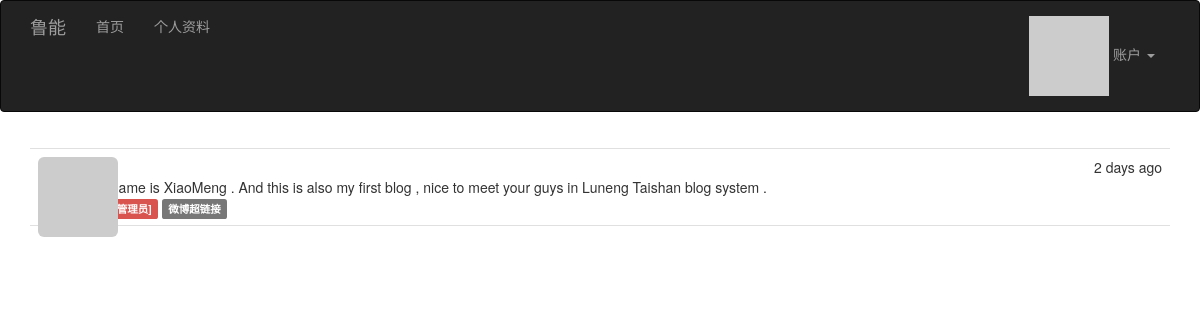
Page /post/3 (signed in) on the earlier database version.
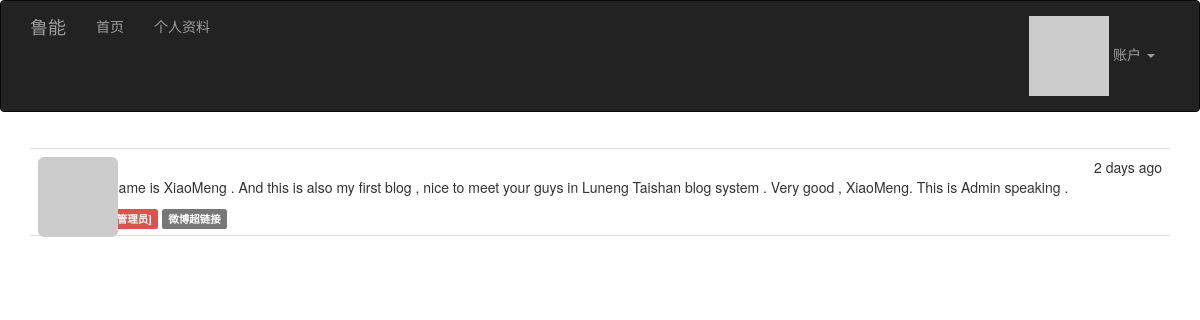
Same page on the later database version.
### app/models.py (models this page shows, shortened)
class Post(db.Model):
    __tablename__ = 'posts'
    id = db.Column(db.Integer, primary_key=True)
    body = db.Column(db.Text)
    timestamp = db.Column(db.DateTime, index=True, default=datetime.utcnow)
    author_id = db.Column(db.Integer, db.ForeignKey('users.id'))
    body_html=db.Column(db.Text)

### app/main/views.py (the view)
@main.route('/post/<int:id>')
def post(id):
    post=Post.query.get_or_404(id)
    return render_template('post.html',posts=[post])

### app/auth/views.py (called while the page is built)
@auth.before_app_request
def before_request():
    if current_user.is_authenticated:
        current_user.ping()

### app/main/__init__.py (called while the page is built)
@main.app_context_processor
def inject_permissions():
    return dict(Permission=Permission)

### app/models.py (called while the page is built)
@login_manager.user_loader
def load_user(user_id):
    return User.query.get(int(user_id))

    def can(self,permissions):
        return self.role is not None and (self.role.permissions & permissions) == permissions

    def is_administrator(self):
        return self.can(Permission.ADMINISTER)

    def ping(self):
        self.last_seen=datetime.utcnow()
        db.session.add(self)

    def gravatar(self,size=100,default='identicon',rating='g'):
        if request.is_secure:
            url = 'https://secure.gravatar.com/avatar'
        else:
            url = 'http://cn.gravatar.com/avatar'
        hash= self.avatar_hash or hashlib.md5(str(self.email).encode('utf-8')).hexdigest()
        return '{url}/{hash}?s={size}&d={default}&r={rating}'.format(url=url, hash=hash, size=size, default=default, rating=rating)

### app/templates/post.html (shortened to what this page needs)
{% extends "base.html" %}
{% import "_macros.html" as macros %}
{% block page_content %}
{% include '_posts.html' %}
{% endblock %}

### app/templates/_posts.html
<ul class="posts">
    {% for post in posts %}
    <li class="post">
        <div class="post-thumbnail">
            <a href="{{ url_for('.user', username=post.author.username) }}">
                <img class="img-rounded profile-thumbnail" src="{{ post.author.gravatar(size=40) }}">
            </a>
        </div>
        <div class="post-content">
            <div class="post-date">{{ moment(post.timestamp).fromNow() }}</div>
            <div class="post-author"><a href="{{ url_for('.user', username=post.author.username) }}">{{ post.author.username }}</a></div>
            <div class="post-body">
                {% if post.body_html %}
                    {{ post.body_html | safe }}
                {% else %}
                    {{ post.body }}
                {% endif %}
            </div>
            <div class="post-footer">
                {% if current_user == post.author %}
                <a href="{{ url_for('.edit', id=post.id) }}">
                    <span class="label label-primary">编辑</span>
                </a>
                {% elif current_user.is_administrator() %}
                <a href="{{ url_for('.edit', id=post.id) }}">
                    <span class="label label-danger">编辑[管理员]</span>
                </a>
                {% endif %}
                <a href="{{ url_for('.post', id=post.id) }}">
                    <span class="label label-default">微博超链接</span>
                </a>
            </div>
        </div>
    </li>
    {% endfor %}
</ul>

Differences in the rows shown:
changed Post: body_html (not shown) → "My Name is XiaoMeng . And this is also my first blog , nice to meet your guys in Luneng Taishan blog system . Very good , XiaoMeng. This is Admin speaking ."; body "My Name is XiaoMeng . And this is also my first blog , nice to meet your guys in Luneng Taishan blog system ." → (not shown)
